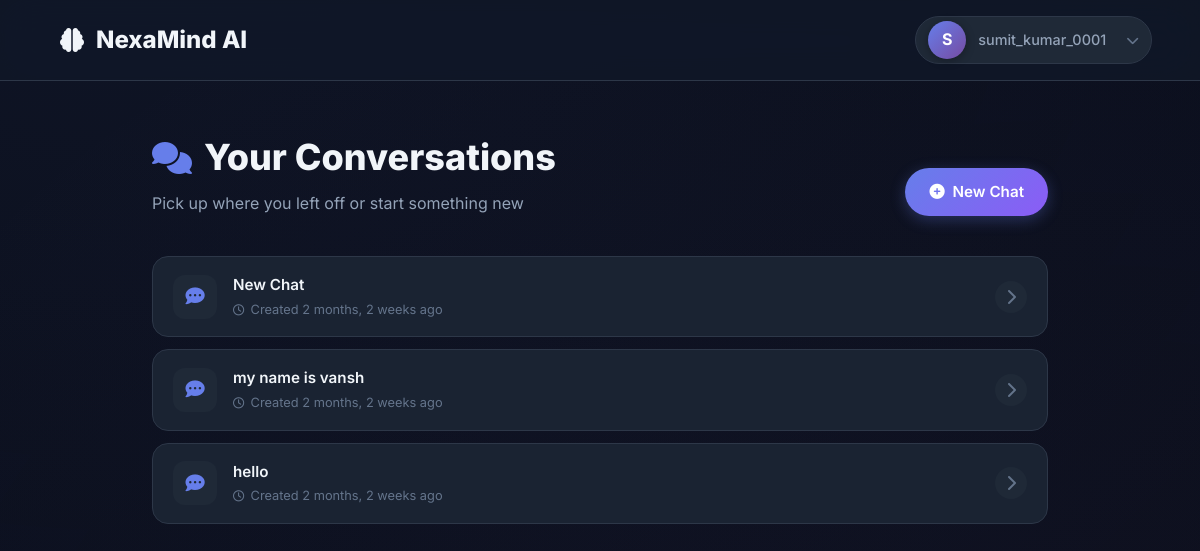
The page / (signed in) on the database its author committed.
### chating/models.py (models this page shows, shortened)
class Conversation(models.Model):
    user = models.ForeignKey(User, on_delete=models.CASCADE, related_name="conversations")
    title = models.CharField(max_length=100, default="New Chat")
    created_at = models.DateTimeField(auto_now_add=True)
    class Meta:
        ordering = ["-created_at"]  # newest chat first in the sidebar

### chating/views.py (the view)
# urls.py: 2. Add a URL to urlpatterns:  path('', views.home, name='home')
@login_required
def home(request):
    conversations = Conversation.objects.filter(user=request.user)
    return render(request, "chating/home.html", {"conversations": conversations})

### chating/templates/chating/home.html (shortened to what this page needs)
{% extends 'main.html' %}
{% block content %}
<div class="home-shell">
    <header class="home-nav">
        <div class="brand-mark">
            <i class="fas fa-brain"></i>
            NexaMind AI
        </div>
        <div class="nav-controls">
            <div class="nav-profile">
                <div class="profile-avatar" style="background: linear-gradient(135deg, #667eea, #764ba2);">
                    {{ request.user.username|slice:":1"|upper }}
                </div>
                <span class="profile-name">{{ request.user.username }}</span>
                <div class="profile-dropdown">
                    <button class="dropdown-trigger" onclick="toggleDropdown(event)">
                        <i class="fas fa-chevron-down"></i>
                    </button>
                </div>
            </div>
        </div>
    </header>
    <div class="container">
        <div class="container-head">
            <div>
                <h1 class="title_head">
                    <i class="fas fa-comments"></i> Your Conversations
                </h1>
                <p class="subtitle">Pick up where you left off or start something new</p>
            </div>
            <a href="{% url 'new_chat' %}" class="new-chat-btn">
                <i class="fas fa-plus-circle"></i>
                <span>New Chat</span>
            </a>
        </div>
        <ul class="chat-list">
            {% for c in conversations %}
                <li>
                    <a href="{% url 'chat_room' c.id %}">
                        <span class="chat-icon">
                            <i class="fas fa-comment-dots"></i>
                        </span>
                        <span class="chat-info">
                            <span class="chat-title">{{ c.title }}</span>
                            <span class="chat-meta">
                                <i class="far fa-clock"></i>
                                Created {{ c.created_at|timesince }} ago
                            </span>
                        </span>
                        <span class="chat-arrow">
                            <i class="fas fa-chevron-right"></i>
                        </span>
                    </a>
                </li>
            {% endfor %}
        </ul>
    </div>
</div>
{% endblock %}

### rows shown on the page
Conversation: title "New Chat", created_at "2 months, 2 weeks"
Conversation: title "my name is vansh", created_at "2 months, 2 weeks"
Conversation: title "hello", created_at "2 months, 2 weeks"

### other values the page prints
{{ request.user.username|slice:":1"|upper }} "S"
{{ request.user.username }} "sumit_kumar_0001"
